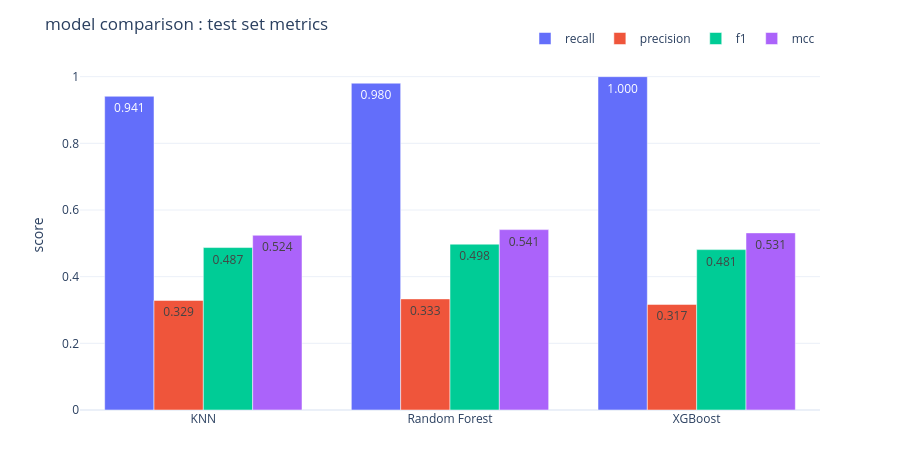

Notebook source saved alongside this figure:
### Markdown cell above
### model comparison

let's put all three models side by side to see how they stack up. we care most about recall (catching all hazardous asteroids) and MCC (overall quality despite imbalance)

### Code cell
import plotly.graph_objects as go

# build comparison dataframe
models = ["KNN", "Random Forest", "XGBoost"]
all_preds = [knn_preds, rf_preds, xgb_preds]

results = []
for name, preds in zip(models, all_preds):
    results.append({
        "model": name,
        "recall": recall_score(y_test, preds),
        "precision": precision_score(y_test, preds),
        "f1": f1_score(y_test, preds),
        "mcc": matthews_corrcoef(y_test, preds),
        "pr_auc": average_precision_score(y_test, preds),
    })

results_df = pd.DataFrame(results).set_index("model")

# display as a styled table
print(" ^. *  .  + model comparison (test set)\n")
print(results_df.round(4).to_string())

# bar chart comparison
metrics = ["recall", "precision", "f1", "mcc"]
fig = go.Figure()

for metric in metrics:
    fig.add_trace(go.Bar(
        name=metric,
        x=models,
        y=[results_df.loc[m, metric] for m in models],
        text=[f"{results_df.loc[m, metric]:.3f}" for m in models],
        textposition="auto",
        textangle=0,
    ))

fig.update_layout(
    title="model comparison : test set metrics",
    template="plotly_white",
    barmode="group",
    height=450,
    margin=dict(t=60, b=40),
    font=dict(size=12),
    yaxis=dict(title="score", range=[0, 1.05]),
    legend=dict(orientation="h", yanchor="bottom", y=1.02, xanchor="right", x=1),
)
fig.show()

### Figure 1 — Plotly figure (JSON) as saved in the notebook; plotly's stock layout.template omitted (floating-point values rounded to 4 significant figures)
{"data": [{"name": "recall", "text": ["0.941", "0.980", "1.000"], "textangle": 0, "textposition": "auto", "type": "bar", "x": ["KNN", "Random Forest", "XGBoost"], "y": [0.9412, 0.9804, 1]}, {"name": "precision", "text": ["0.329", "0.333", "0.317"], "textangle": 0, "textposition": "auto", "type": "bar", "x": ["KNN", "Random Forest", "XGBoost"], "y": [0.3288, 0.3333, 0.3168]}, {"name": "f1", "text": ["0.487", "0.498", "0.481"], "textangle": 0, "textposition": "auto", "type": "bar", "x": ["KNN", "Random Forest", "XGBoost"], "y": [0.4873, 0.4975, 0.4811]}, {"name": "mcc", "text": ["0.524", "0.541", "0.531"], "textangle": 0, "textposition": "auto", "type": "bar", "x": ["KNN", "Random Forest", "XGBoost"], "y": [0.5242, 0.5412, 0.5313]}], "layout": {"barmode": "group", "font": {"size": 12}, "height": 450, "legend": {"orientation": "h", "x": 1, "xanchor": "right", "y": 1.02, "yanchor": "bottom"}, "margin": {"b": 40, "t": 60}, "title": {"text": "model comparison : test set metrics"}, "yaxis": {"range": [0, 1.05], "title": {"text": "score"}}}}
